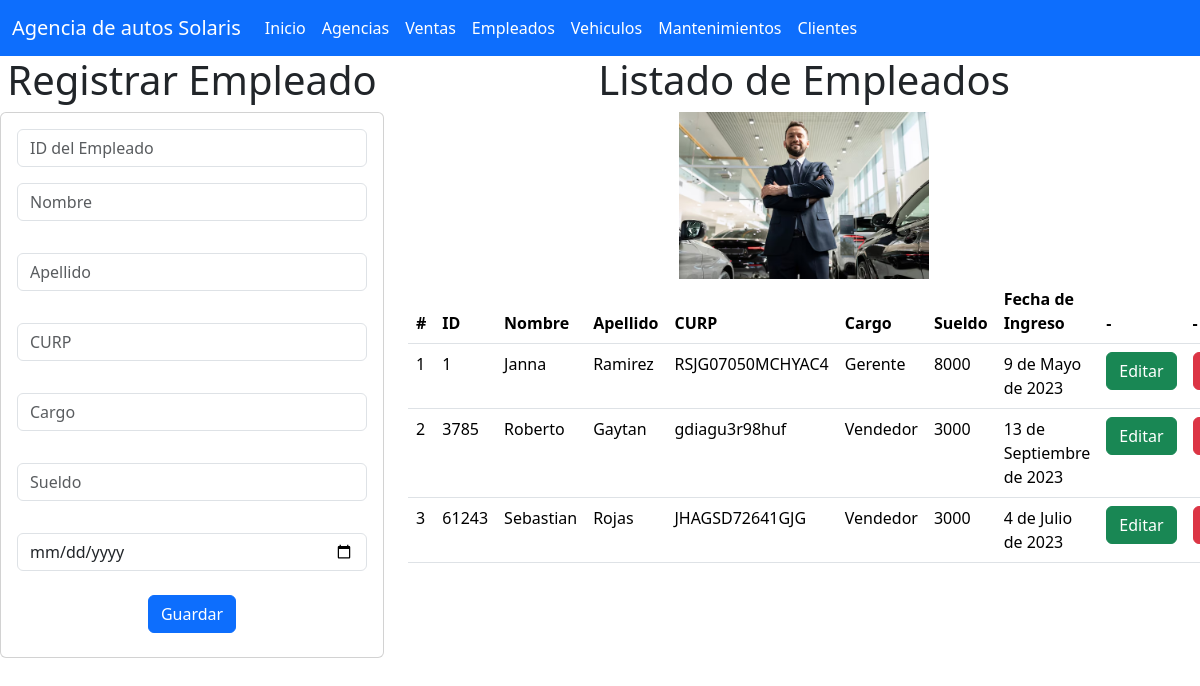
Screenshot of /empleado_app/empleados with the database file from the repository.
### empleado_app/models.py (models this page shows, shortened)
class Empleado(models.Model):
    id_empleado = models.IntegerField(primary_key=True)
    nombre = models.CharField(max_length=255)
    apellido = models.CharField(max_length=255)
    curp = models.CharField(max_length=200)
    cargo = models.CharField(max_length=255)
    sueldo = models.IntegerField()
    fecha_ingreso = models.DateField()

### empleado_app/views.py (the view)
# urls.py: path("empleados",views.empleados,name="empleados"),
def empleados(request):
    losempleados = Empleado.objects.all()
    return render(request, 'gestionarEmpleados.html', {"misempleados": losempleados})

### empleado_app/templates/gestionarEmpleados.html (shortened to what this page needs)
{% extends "base.html" %}
{% load static %}
{% block cuerpo %}
<div class="row">
  <div class="col-sm-12 col-md-4 col-lg-4 col-xl-4">
    <h1>Registrar Empleado</h1>
    <div class="card">
      <div class="card-body">
        <form action="{% url 'registrarEmpleado' %}" method="POST">
          <div class="form-group">
            <input type="number" id="txtid_empleado" name="txtid_empleado" class="form-control" placeholder="ID del Empleado" required>
          </div>
          <div class="form-group py-3">
            <input type="text" id="txtnombre" name="txtnombre" class="form-control" placeholder="Nombre" maxlength="255" required>
          </div>
          <div class="form-group py-3">
            <input type="text" id="txtapellido" name="txtapellido" class="form-control" placeholder="Apellido" maxlength="255" required>
          </div>
          <div class="form-group py-3">
            <input type="text" id="numcurp" name="numcurp" class="form-control" placeholder="CURP" required>
          </div>
          <div class="form-group py-3">
            <input type="text" id="txtcargo" name="txtcargo" class="form-control" placeholder="Cargo" maxlength="255" required>
          </div>
          <div class="form-group py-3">
            <input type="number" id="numsueldo" name="numsueldo" class="form-control" placeholder="Sueldo" required>
          </div>
          <div class="form-group py-3">
            <input type="date" id="datefecha_ingreso" name="datefecha_ingreso" class="form-control" placeholder="Fecha de Ingreso" required>
          </div>
          <div class="form-group py-2">
            <button type="submit" class="btn btn-primary">Guardar</button>
          </div>
        </form>
      </div>
    </div>
  </div>
  <div class="col-sm-12 col-md-8 col-lg-8 col-xl-8">
    <h1>Listado de Empleados</h1>
    <img src="{% static 'img/empleados.jpg' %}" style="width: 250px;" alt="Ejemplo de imagen">
    <div class="table-responsive">
      <table class="table">
        <thead>
          <tr>
            <th scope="col">#</th>
            <th scope="col">ID</th>
            <th scope="col">Nombre</th>
            <th scope="col">Apellido</th>
            <th scope="col">CURP</th>
            <th scope="col">Cargo</th>
            <th scope="col">Sueldo</th>
            <th scope="col">Fecha de Ingreso</th>
            <th scope="col">-</th>
            <th scope="col">-</th>
          </tr>
        </thead>
        <tbody>
          {% for empleado in misempleados %}
          <tr>
            <td>{{ forloop.counter }}</td>
            <td>{{ empleado.id_empleado }}</td>
            <td>{{ empleado.nombre }}</td>
            <td>{{ empleado.apellido }}</td>
            <td>{{ empleado.curp }}</td>
            <td>{{ empleado.cargo }}</td>
            <td>{{ empleado.sueldo }}</td>
            <td>{{ empleado.fecha_ingreso }}</td>
            <td><a href="seleccionarEmpleado/{{ empleado.id_empleado }}" class="btn btn-success">Editar</a></td>
            <td><a href="borrarEmpleado/{{ empleado.id_empleado }}" class="btn btn-danger">Borrar</a></td>
          </tr>
          {% endfor %}
        </tbody>
      </table>
    </div>
  </div>
</div>
{% endblock %}

### rows the page displays
Empleado: id_empleado "1", nombre "Janna", apellido "Ramirez", curp "RSJG07050MCHYAC4", cargo "Gerente", sueldo "8000", fecha_ingreso "9 de Mayo de 2023"
Empleado: id_empleado "3785", nombre "Roberto", apellido "Gaytan", curp "gdiagu3r98huf", cargo "Vendedor", sueldo "3000", fecha_ingreso "13 de Septiembre de 2023"
Empleado: id_empleado "61243", nombre "Sebastian", apellido "Rojas", curp "JHAGSD72641GJG", cargo "Vendedor", sueldo "3000", fecha_ingreso "4 de Julio de 2023"
